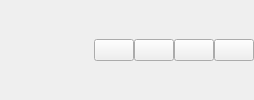
       <widget class="QFrame" name="fr_menu_top">
        <layout class="QHBoxLayout" name="hlay_menu_top">
         <property name="spacing">
          <number>0</number>
         </property>
         <property name="leftMargin">
          <number>0</number>
         </property>
         <property name="topMargin">
          <number>0</number>
         </property>
         <property name="rightMargin">
          <number>0</number>
         </property>
         <property name="bottomMargin">
          <number>0</number>
         </property>
         <item>
          <widget class="QLabel" name="lb_mt_ico"/>
         </item>
         <item>
          <widget class="QWidget" name="wg_mt_blank" native="true"/>
         </item>
         <item>
          <spacer name="horizontalSpacer_2">
           <property name="orientation">
            <enum>Qt::Horizontal</enum>
           </property>
           <property name="sizeHint" stdset="0">
            <size>
             <width>40</width>
             <height>20</height>
            </size>
           </property>
          </spacer>
         </item>
         <item>
          <widget class="QLabel" name="lb_mt_nom"/>
         </item>
         <item>
          <spacer name="horizontalSpacer_1">
           <property name="orientation">
            <enum>Qt::Horizontal</enum>
           </property>
           <property name="sizeHint" stdset="0">
            <size>
             <width>40</width>
             <height>20</height>
            </size>
           </property>
          </spacer>
         </item>
         <item>
          <widget class="QPushButton" name="pb_mt_option"/>
         </item>
         <item>
          <widget class="QPushButton" name="pb_mt_reduire"/>
         </item>
         <item>
          <widget class="QPushButton" name="pb_mt_agrandir"/>
         </item>
         <item>
          <widget class="QPushButton" name="pb_mt_quitter"/>
         </item>
        </layout>
       </widget>
